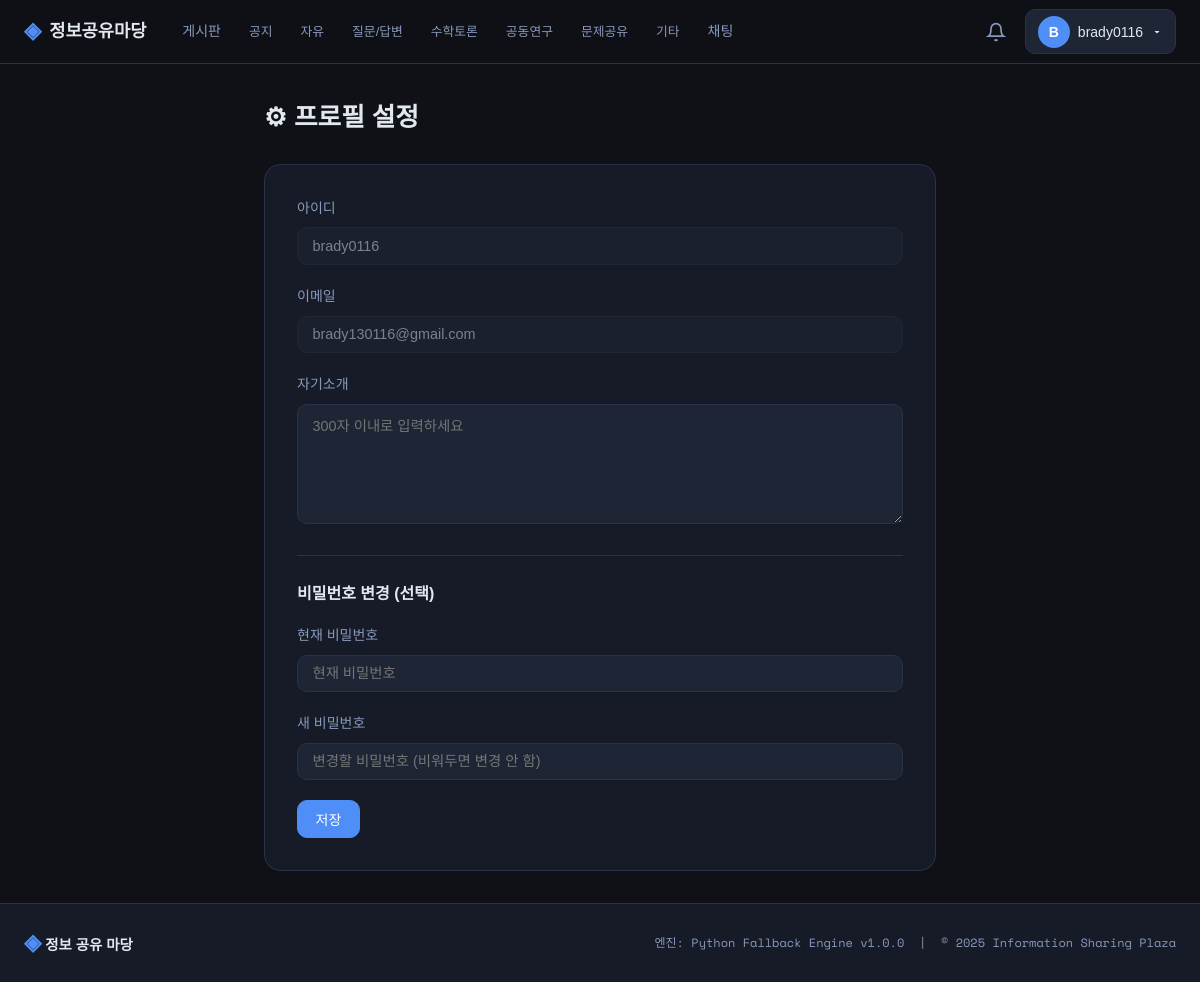
The page /settings/profile (signed in) on the database its author committed.
### tables this page shows
CREATE TABLE users (
            id          INTEGER PRIMARY KEY AUTOINCREMENT,
            username    TEXT    NOT NULL UNIQUE,
            email       TEXT    NOT NULL UNIQUE,
            password_hash TEXT  NOT NULL,
            salt        TEXT    NOT NULL,
            avatar      TEXT    DEFAULT 'default.png',
            bio         TEXT    DEFAULT '',
            role        TEXT    DEFAULT 'user',
            is_active   INTEGER DEFAULT 1,
            fail_count  INTEGER DEFAULT 0,
            locked_until INTEGER DEFAULT 0,
            created_at  INTEGER NOT NULL,
            last_login  INTEGER DEFAULT 0
        );

### app.py (the view, shortened to what this page needs)
@app.route("/settings/profile", methods=["GET", "POST"])
@login_required
def settings_profile():
    user = query_db("SELECT * FROM users WHERE id=?", (session["user_id"],), one=True)
    return render_template("settings_profile.html", user=user)

### app.py (called while the page is built)
def get_db():
    if "db" not in g:
        g.db = sqlite3.connect(
            app.config["DATABASE"],
            detect_types=sqlite3.PARSE_DECLTYPES,
        )
        g.db.row_factory = sqlite3.Row
        g.db.execute("PRAGMA journal_mode=WAL")
        g.db.execute("PRAGMA foreign_keys=ON")
    return g.db

def query_db(sql, args=(), one=False):
    cur = get_db().execute(sql, args)
    rv = cur.fetchall()
    return (rv[0] if rv else None) if one else rv

def login_required(f):
    @wraps(f)
    def decorated(*args, **kwargs):
        if "user_id" not in session:
            flash("로그인이 필요합니다.", "warning")
            return redirect(url_for("login", next=request.url))
        return f(*args, **kwargs)
    return decorated

@app.context_processor
def inject_globals():
    user = None
    notif_count = 0
    if "user_id" in session:
        user = query_db("SELECT * FROM users WHERE id=?", (session["user_id"],), one=True)
        notif_count = query_db(
            "SELECT COUNT(*) as c FROM notifications WHERE user_id=? AND is_read=0",
            (session["user_id"],), one=True
        )
        notif_count = notif_count["c"] if notif_count else 0
    return dict(
        current_user=user,
        notif_count=notif_count,
        categories=CATEGORIES,
        engine_ver=engine_version(),
        now=datetime.datetime.now(),
    )

### modules/engine_wrapper.py (called while the page is built)
def engine_version():
    if ENGINE_AVAILABLE:
        return _lib.engine_version().decode("utf-8")
    return "Python Fallback Engine v1.0.0"

### templates/settings_profile.html (shortened to what this page needs)
{% extends "base.html" %}
{% block content %}
<div class="page-container narrow">
  <h1 class="page-title">⚙ 프로필 설정</h1>
  <form method="POST" class="form-card">
    <div class="form-group">
      <label class="form-label">아이디</label>
      <input type="text" class="form-input" value="{{ user.username }}" disabled>
    </div>
    <div class="form-group">
      <label class="form-label">이메일</label>
      <input type="email" class="form-input" value="{{ user.email }}" disabled>
    </div>
    <div class="form-group">
      <label class="form-label">자기소개</label>
      <textarea name="bio" class="form-textarea" rows="4" maxlength="300"
                placeholder="300자 이내로 입력하세요">{{ user.bio }}</textarea>
    </div>
    <hr class="form-divider">
    <h3 class="form-section-title">비밀번호 변경 (선택)</h3>
    <div class="form-group">
      <label class="form-label">현재 비밀번호</label>
      <input type="password" name="current_password" class="form-input" placeholder="현재 비밀번호">
    </div>
    <div class="form-group">
      <label class="form-label">새 비밀번호</label>
      <input type="password" name="new_password" class="form-input"
             placeholder="변경할 비밀번호 (비워두면 변경 안 함)">
    </div>
    <button type="submit" class="btn btn-primary">저장</button>
  </form>
</div>
{% endblock %}

### templates/base.html (shortened to what this page needs)
<!DOCTYPE html>
<html lang="ko">
<head>
  <link rel="stylesheet" href="{{ url_for('static', filename='css/main.css') }}">
</head>
<body>
<header class="topbar">
  <div class="topbar-inner">
    <a href="{{ url_for('index') }}" class="brand">
      <span class="brand-symbol">◈</span>
      <span class="brand-text">정보공유마당</span>
    </a>
    <nav class="main-nav">
      <a href="{{ url_for('board') }}" class="nav-link {% if request.endpoint and request.endpoint == 'board' %}active{% endif %}">게시판</a>
      {% for cat in categories %}
      <a href="{{ url_for('board', category=cat) }}" class="nav-link nav-cat">{{ cat }}</a>
      {% endfor %}
      <a href="{{ url_for('chat') }}" class="nav-link {% if request.endpoint and 'chat' in request.endpoint %}active{% endif %}">채팅</a>
    </nav>
    <div class="topbar-right">
      {% if current_user %}
        <a href="{{ url_for('notifications') }}" class="notif-bell">
          <svg width="20" height="20" viewBox="0 0 24 24" fill="none" stroke="currentColor" stroke-width="2"><path d="M18 8A6 6 0 0 0 6 8c0 7-3 9-3 9h18s-3-2-3-9"/><path d="M13.73 21a2 2 0 0 1-3.46 0"/></svg>
        </a>
        <div class="user-menu">
          <button class="user-btn">
            <span class="avatar-circle">{{ current_user.username[0]|upper }}</span>
            <span class="username-text">{{ current_user.username }}</span>
            <svg width="12" height="12" viewBox="0 0 24 24" fill="currentColor"><path d="M7 10l5 5 5-5z"/></svg>
          </button>
        </div>
      {% else %}
        <a href="{{ url_for('login') }}" class="btn btn-ghost">로그인</a>
        <a href="{{ url_for('register') }}" class="btn btn-primary">회원가입</a>
      {% endif %}
    </div>
  </div>
</header>
<main class="main-content">
  {% block content %}{% endblock %}
</main>
<footer class="footer">
  <div class="footer-inner">
    <div class="footer-brand">
      <span class="brand-symbol">◈</span> 정보 공유 마당
    </div>
    <div class="footer-meta">
      엔진: {{ engine_ver }} &nbsp;|&nbsp; © 2025 Information Sharing Plaza
    </div>
  </div>
</footer>
</body>
</html>

### rows shown on the page
users: username "B", username "brady0116", email "brady130116@gmail.com"

### other values the page prints
{{ cat }} "공지" "자유" "질문/답변" "수학토론" "공동연구" "문제공유" "기타"
{{ engine_ver }} "Python Fallback Engine v1.0.0"
